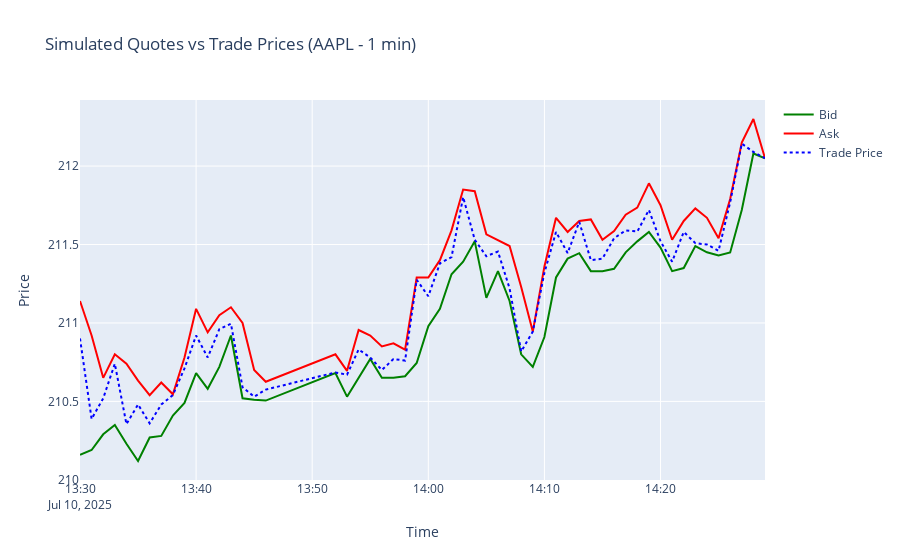

Notebook code for this chart:
### Code cell
import yfinance as yf
import plotly.graph_objects as go
import pandas as pd

# Download 1-minute data for a liquid stock
df = yf.download("AAPL", interval="1m", period="1d")
df.dropna(inplace=True)

# Simulate quote and trade prices
df['bid'] = df['Low']
df['ask'] = df['High']
df['mid'] = (df['bid'] + df['ask']) / 2
df['trade'] = df['Close']

fig = go.Figure()
fig.add_trace(go.Scatter(x=df.index, y=df['bid'], name='Bid', line=dict(color='green')))
fig.add_trace(go.Scatter(x=df.index, y=df['ask'], name='Ask', line=dict(color='red')))
fig.add_trace(go.Scatter(x=df.index, y=df['trade'], name='Trade Price', line=dict(color='blue', dash='dot')))
fig.update_layout(title='Simulated Quotes vs Trade Prices (AAPL - 1 min)', xaxis_title='Time', yaxis_title='Price')
fig.show()
